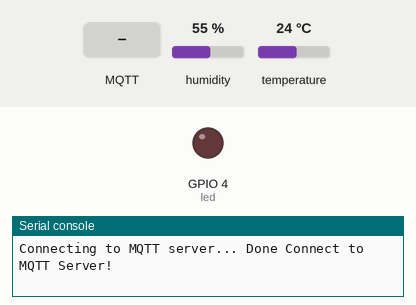
Recording of a program running on a simulated ESP32 board running MicroPython. On the bench: output pins drawn as LEDs (lit = HIGH), the last lines printed to the serial console. Wiring (from the project's diagram.json): red LED on GPIO 4, DHT22 sensor on GPIO 5. Inputs (shaded band) come from the test bench; at power-on: humidity 55 %, temperature 24 °C. WiFi joins after 1.5 s; no MQTT or app messages arrive unless stated.

Above: at 2.8 s.
2.9 s: MQTT message "on" arrives on the first subscribed topic
At 4.9 s:
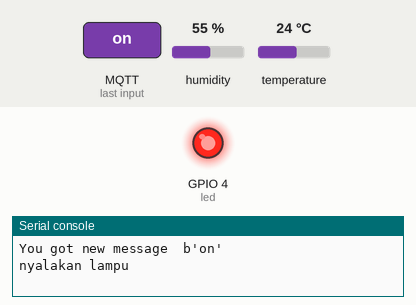
5.2 s: MQTT message "off" arrives on the first subscribed topic
At 7.0 s:
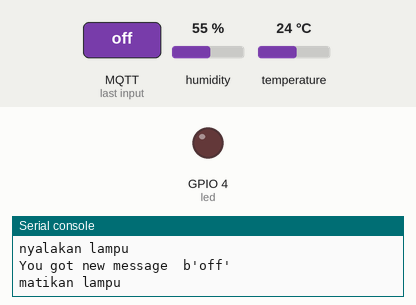
Timing chart, 0 to 8.5 s (numbered marks = the images above; inputs shaded):
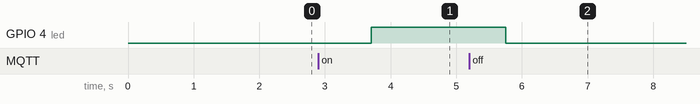

The program:

main.py
```python
from machine import Pin
import time
import dht
import ujson
from umqtt.simple import MQTTClient

# MQTT Server Parameters
MQTT_CLIENT_ID = "apsdvmppasdmvodsjfoapsodvmomo3o12j3op123oj12j3"
MQTT_BROKER    = "broker.emqx.io"
MQTT_USER      = ""
MQTT_PASSWORD  = ""
MQTT_TOPIC     = "/405_found/Mohammad_Bayu_Rizki/aktuasi_led"
MQTT_SUBS_TOPIC = "/405_found/Mohammad_Bayu_Rizki/data_sensor"


led = Pin(4, Pin.OUT)

def do_connect():
    import network
    sta_if = network.WLAN(network.WLAN.IF_STA)
    if not sta_if.isconnected():
        print('connecting to network...')
        sta_if.active(True)
        sta_if.connect('Testhotspot', '12345678')
        while not sta_if.isconnected():
            pass
    print('network config:', sta_if.ipconfig('addr4'))

def sub_cb(topic, msg):
  print("You got new message ",msg)
  msg = msg.decode('utf-8')

  if "on" in msg.lower():
      led.on()
      print("nyalakan lampu")
  elif "off" in msg.lower():
      led.off()
      print("matikan lampu")
  else:
      print("Perintah tidak dikenal")


# connect to WiFi
do_connect()

#connect & subscribe to MQTT Server
print("Connecting to MQTT server... ", end="")
client = MQTTClient(MQTT_CLIENT_ID, MQTT_BROKER, user=MQTT_USER, password=MQTT_PASSWORD)
client.set_callback(sub_cb)
client.connect()
client.subscribe(MQTT_SUBS_TOPIC)
print("Done Connect to MQTT Server!")

sensor = dht.DHT11(Pin(5))
'''
  if the degree over 40C  -> The light turns on
  if the degree below 40C -> The light turns off
  '''
while True:
  try:
      new_message = client.check_msg()
      sensor.measure() # read the parameters from the sensor
      message = ujson.dumps({
          "temp": sensor.temperature(),
          "humidity": sensor.humidity(),
      })
      #print("Updated!")
      #print("Reporting to MQTT topic {}: {}".format(MQTT_TOPIC, message))
      client.publish(MQTT_TOPIC, message)
      time.sleep(1)
  except Exception as e:
      print(e)
```

Measured:
- after the input at 2.9 s, GPIO 4 (led): LOW → HIGH after 0.80 s
- after the input at 5.2 s, GPIO 4 (led): HIGH → LOW after 0.55 s
